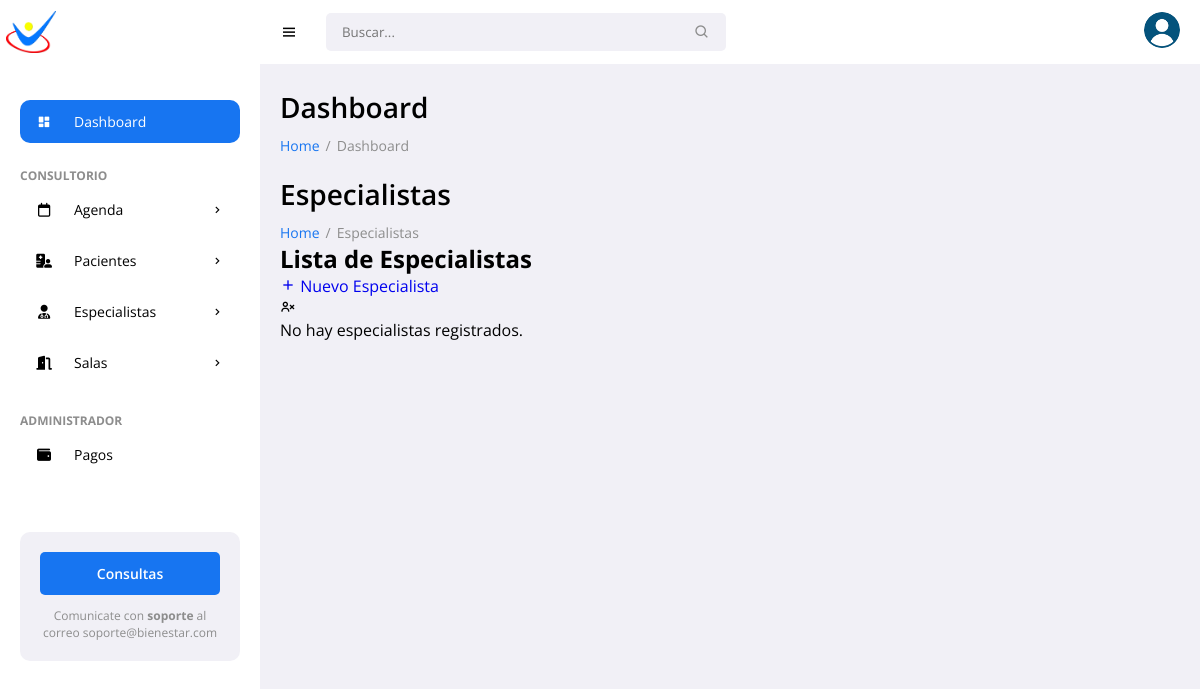
Page /specialists/ (signed in) on the earlier database version.
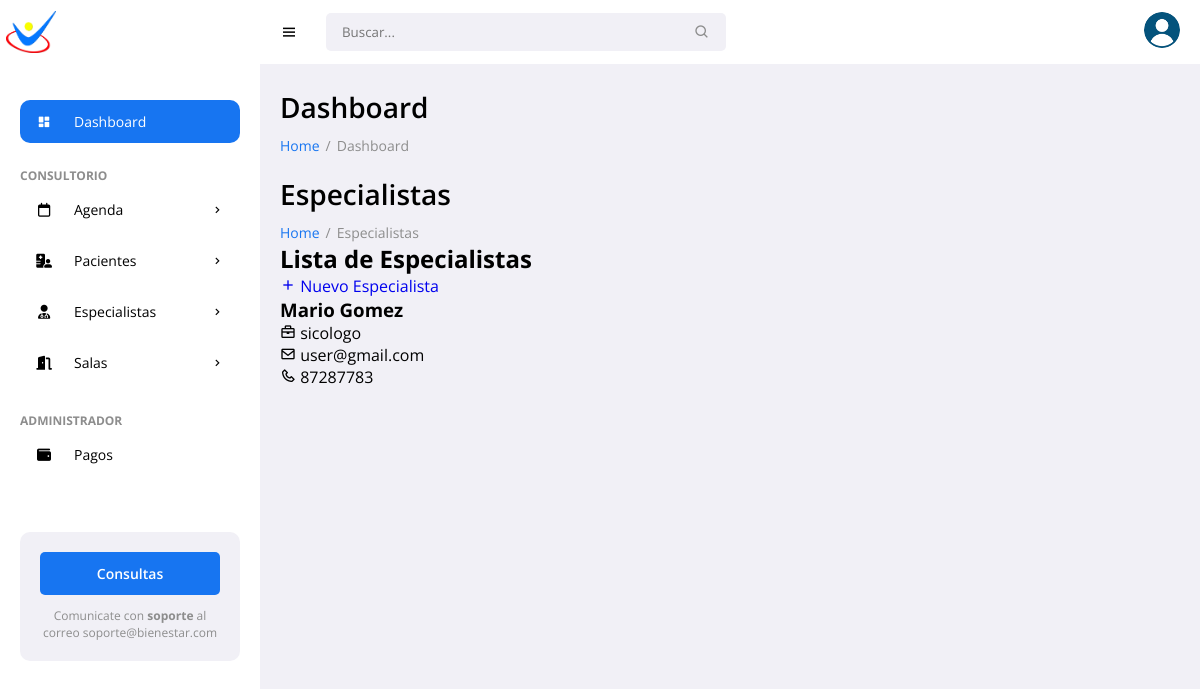
Same page on the later database version.
### pacientes/models.py (models this page shows, shortened)
class Specialist(models.Model):
    name = models.CharField(max_length=100)
    surname = models.CharField(max_length=100)
    specialty = models.CharField(max_length=100)
    email = models.EmailField()
    phone = models.CharField(max_length=20)

### pacientes/views.py (the view)
# urls.py: path('specialists/', views.specialist_list, name='specialist_list'),
@login_required
def specialist_list(request):
    specialists = Specialist.objects.all()
    return render(request, 'pacientes/specialist_list.html', {'specialists': specialists})

### pacientes/templates/pacientes/specialist_list.html
{% extends 'pacientes/base.html' %}
{% block content %}
<h1 class="title">Especialistas</h1>
<ul class="breadcrumbs">
    <li><a href="{% url 'patient_list' %}">Home</a></li>
    <li class="divider">/</li>
    <li><a href="#" class="active">Especialistas</a></li>
</ul>
<div class="data-list">
    <div class="list-header">
        <h2>Lista de Especialistas</h2>
        <a href="{% url 'new_specialist' %}" class="btn-add">
            <i class='bx bx-plus'></i>
            Nuevo Especialista
        </a>
    </div>
    <div class="list-content">
        {% for specialist in specialists %}
            <div class="list-item">
                <div class="item-info">
                    <h3>{{ specialist.name }} {{ specialist.surname }}</h3>
                    <p><i class='bx bx-briefcase'></i> {{ specialist.specialty }}</p>
                    <p><i class='bx bx-envelope'></i> {{ specialist.email }}</p>
                    <p><i class='bx bx-phone'></i> {{ specialist.phone }}</p>
                </div>
            </div>
        {% empty %}
            <div class="empty-state">
                <i class='bx bx-user-x'></i>
                <p>No hay especialistas registrados.</p>
            </div>
        {% endfor %}
    </div>
</div>
{% endblock %}

Differences in the rows shown:
added Specialist: name "Mario", surname "Gomez", specialty "sicologo", email "user@gmail.com", phone "87287783"
Other differences:
text no longer shown: "No hay especialistas registrados."
